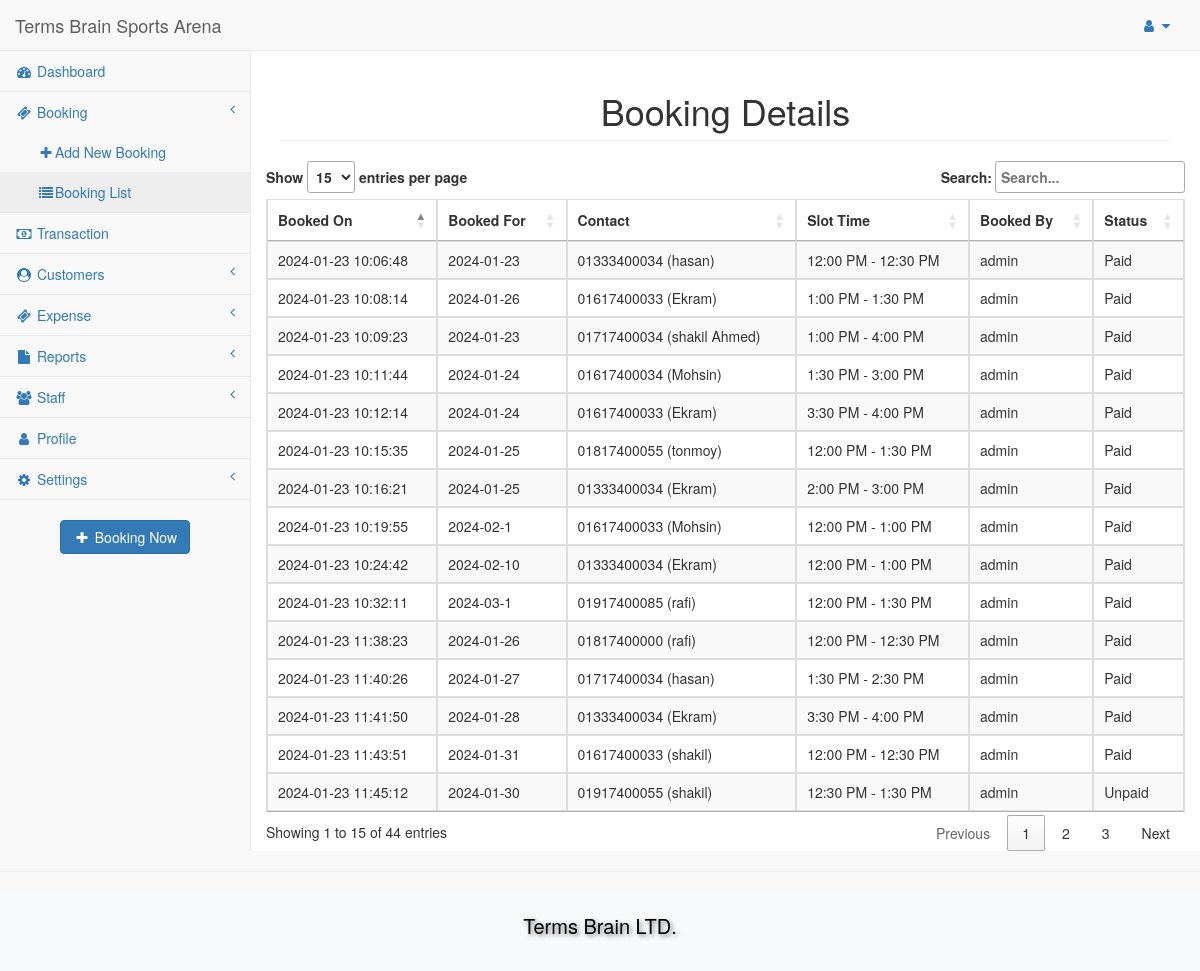
Screenshot of /bookingList.php (signed in) with the database file from the repository.
### tables this page shows
CREATE TABLE `setting` (
  `id` int(11) NOT NULL,
  `brand` varchar(255) DEFAULT NULL,
  `logo` varchar(255) DEFAULT NULL,
  `favicon` varchar(255) DEFAULT NULL,
  `email` varchar(255) DEFAULT NULL,
  `phone` varchar(255) DEFAULT NULL,
  `social` varchar(255) DEFAULT NULL,
  `location` varchar(255) DEFAULT NULL,
  `created_at` timestamp NOT NULL DEFAULT current_timestamp(),
  `updated_at` datetime DEFAULT current_timestamp() ON UPDATE current_timestamp()
);

CREATE TABLE `booking` (
  `id` int(11) NOT NULL,
  `date` varchar(255) DEFAULT NULL,
  `user_id` int(11) DEFAULT NULL,
  `transaction_id` int(11) DEFAULT NULL,
  `start_slot_id` int(11) DEFAULT NULL,
  `end_slot_id` int(11) DEFAULT NULL,
  `reference_id` int(11) DEFAULT NULL,
  `status` int(11) DEFAULT NULL,
  `created_at` timestamp NOT NULL DEFAULT current_timestamp(),
  `updated_at` datetime DEFAULT current_timestamp() ON UPDATE current_timestamp()
);

CREATE TABLE `customers` (
  `id` int(11) NOT NULL,
  `name` varchar(255) DEFAULT NULL,
  `phone` varchar(14) DEFAULT NULL,
  `created_at` timestamp NOT NULL DEFAULT current_timestamp(),
  `updated_at` datetime DEFAULT current_timestamp() ON UPDATE current_timestamp()
);

CREATE TABLE `slot_management` (
  `id` int(11) NOT NULL,
  `name` varchar(255) DEFAULT NULL,
  `start_time` varchar(255) DEFAULT NULL,
  `end_time` varchar(255) DEFAULT NULL,
  `status` int(11) DEFAULT NULL,
  `created_at` timestamp NOT NULL DEFAULT current_timestamp(),
  `updated_at` datetime DEFAULT current_timestamp() ON UPDATE current_timestamp()
);

### bookingList.php (the view, shortened to what this page needs)
<?php
include 'connection.php';
include_once('includes/header.php');
?>
<div id="page-wrapper">
    <div class="row">
        <div class="col-lg-12">
            <h1 class="page-header text-center">Booking Details</h1>
        </div>
    </div>
    <div class="row">
        <div class="table-responsive">
            <table id="yourTableID" class="table table-striped table-bordered">
                <thead>
                    <th>Booked On</th>
                    <th>Booked For</th>
                    <th>Contact</th>
                    <th>Slot Time</th>
                    <th>Booked By</th>
                    <th>Status</th>
                </thead>
                <tbody>
                    <?php
                    $query = "SELECT booking.id as booking_id,
                    booking.created_at as booked_on_date,
                        booking.date as booking_date,
                        authentication.name as ref_name,
                        transaction.status as transaction_status,
                        customers.name as cus_name,
                        customers.phone as phone,
                        start_slot.start_time as start_time,
                        end_slot.end_time as end_time
                 FROM booking
                 LEFT JOIN authentication ON booking.reference_id = authentication.id
                 LEFT JOIN customers ON booking.user_id = customers.id
                 LEFT JOIN transaction ON booking.transaction_id = transaction.id
                 LEFT JOIN slot_management AS start_slot ON booking.start_slot_id = start_slot.id
                 LEFT JOIN slot_management AS end_slot ON booking.end_slot_id = end_slot.id";
                    $sql = mysqli_query($conn, $query);
                    while ($row = mysqli_fetch_array($sql)) { ?>
                        <tr>
                                <td><?php echo $row['booked_on_date']; ?></td>
                            <td><?php echo $row['booking_date']; ?></td>
                            <td><?php echo $row['phone']; ?> (<?php echo $row['cus_name']; ?>)</td>
                            <td><?php echo $row['start_time']; ?> - <?php echo $row['end_time']; ?></td>
                            <td><?php echo $row['ref_name']; ?></td>
                            <td><?php echo ($row['transaction_status'] == 0) ? 'Unpaid' : 'Paid'; ?></td>
                        </tr>
                    <?php
                    }
                    ?>
                </tbody>
            </table>
        </div>
    </div>
</div>
<link rel="stylesheet" type="text/css" href="https://cdn.datatables.net/1.10.24/css/jquery.dataTables.min.css">
<link rel="stylesheet" type="text/css" href="https://cdn.datatables.net/responsive/2.2.9/css/responsive.dataTables.min.css">
<link rel="stylesheet" type="text/css" href="https://cdn.datatables.net/1.10.24/css/jquery.dataTables.min.css">
<link rel="stylesheet" type="text/css" href="https://cdn.datatables.net/buttons/2.4.2/css/buttons.dataTables.min.css">
<?php include_once('includes/footer.php'); ?>

### includes/header.php (shortened to what this page needs)
<!DOCTYPE html>
<html lang="en">
<head>
    <?php
    include 'connection.php';
    $query = "SELECT * FROM setting where id=1";
    $result = mysqli_query($conn, $query);
    if ($result && $row = mysqli_fetch_assoc($result)) {
        $brand = $row['brand'];
    } else {
        $brand = "Terms Brain Turf Booking Administrator";
        $logo = "assets/uploads/logo.jpg";
        $favicon = "assets/uploads/favicon.jpg";
    }
    ?>
    <link rel="stylesheet" href="assets/css/bootstrap.min.css" />
    <link href="assets/js/metisMenu/metisMenu.min.css" rel="stylesheet">
    <link href="assets/css/booking.css" rel="stylesheet">
    <link href="assets/css/style.css" rel="stylesheet">
    <link href="assets/css/sb-admin-2.css" rel="stylesheet">
    <link href="assets/fonts/font-awesome/css/font-awesome.min.css" rel="stylesheet" type="text/css">
    <link rel="stylesheet" type="text/css" href="https://cdn.datatables.net/1.10.24/css/jquery.dataTables.css">
</head>
<body>
    <div id="wrapper">
        <nav class="navbar navbar-default navbar-static-top" role="navigation" style="margin-bottom: 0">
            <div class="navbar-header">
                <a class="navbar-brand" href="index.php"><?php echo $brand; ?></a>
            </div>
            <ul class="nav navbar-top-links navbar-right">
                <li class="dropdown">
                    <a class="dropdown-toggle" data-toggle="dropdown" href="#">
                        <i class="fa fa-user fa-fw"></i> <i class="fa fa-caret-down"></i>
                    </a>
                </li>
            </ul>
            <div class="navbar-default sidebar" role="navigation">
                <div class="sidebar-nav navbar-collapse">
                    <ul class="nav" id="side-menu">
                        <li>
                            <a href="index.php"><i class="fa fa-dashboard fa-fw"></i> Dashboard</a>
                        </li>
                        <li>
                            <a href="#"><i class="fa fa-ticket fa-fw"></i> Booking <span class="fa arrow"></span></a>
                            <ul class="nav nav-second-level">
                                <li>
                                    <a href="bookingManagement.php"><i class="fa fa-plus fa-fw"></i>Add New Booking</a>
                                </li>
                                <li>
                                    <a href="bookingList.php"><i class="fa fa-list fa-fw"></i>Booking List</a>
                                </li>
                            </ul>
                        </li>
                        <li>
                            <a href="transaction.php"><i class="fa fa-money fa-fw"></i> Transaction</a>
                        </li>
                        <li>
                            <a href="#"><i class="fa fa-user-circle fa-fw"></i> Customers<span class="fa arrow"></span></a>
                        </li>
                        <li>
                            <a href="#"><i class="fa fa-ticket fa-fw"></i> Expense <span class="fa arrow"></span></a>
                        </li>
                        <li>
                            <a href="#"><i class="fa fa-file fa-fw"></i> Reports <span class="fa arrow"></span></a>
                        </li>
                        <li>
                            <a href="#"><i class="fa fa-users fa-fw"></i> Staff<span class="fa arrow"></span></a>
                        </li>
                        <li>
                            <a href="profile.php"><i class="fa fa-user fa-fw"></i> Profile</a>
                        </li>
                        <li>
                            <a href="#"><i class="fa fa-gear fa-fw"></i> Settings<span class="fa arrow"></span></a>
                        </li>
                    </ul>
                    <div class="text-center" style="margin-top: 20px;">
                        <a class="btn btn-primary" href="bookingManagement.php"><i class="fa fa-plus fa-fw"></i> Booking Now</a>
                    </div>
                </div>
            </div>
        </nav>
    </div>

### assets/css/sb-admin-2.css (style rules this page uses)
body { background-color: #f8f8f8; }
#wrapper { width: 100%; }
#page-wrapper { padding: 0 15px; min-height: 568px; background-color: white; }
@media (min-width: 768px) { #page-wrapper { position: inherit; margin: 0 0 0 250px; padding: 0 30px; border-left: 1px solid #e7e7e7; } }
.navbar-top-links { margin-right: 0; }
.navbar-top-links li { display: inline-block; }
.navbar-top-links li:last-child { margin-right: 15px; }
.navbar-top-links li a { padding: 15px; min-height: 50px; }
.sidebar .sidebar-nav.navbar-collapse { padding-left: 0; padding-right: 0; }
.sidebar ul li { border-bottom: 1px solid #e7e7e7; }
.sidebar ul li a.active { background-color: #eeeeee; }
.sidebar .arrow { float: right; }
.sidebar .fa.arrow:before { content: "\f104"; }
.sidebar .nav-second-level li, .sidebar .nav-third-level li { border-bottom: none !important; }
.sidebar .nav-second-level li a { padding-left: 37px; }
@media (min-width: 768px) { .sidebar { z-index: 1; position: absolute; width: 250px; margin-top: 51px; } }

### rows the page displays
setting: brand "Terms Brain Sports Arena"
booking: created_at "2024-01-23 10:06:48", date "2024-01-23", user.phone "01333400034", user.name "hasan", start_slot.start_time "12:00 PM", start_slot.end_time "12:30 PM", reference.name "admin", shows "Paid"
booking: created_at "2024-01-23 10:08:14", date "2024-01-26", user.phone "01617400033", user.name "Ekram", start_slot.start_time "1:00 PM", start_slot.end_time "1:30 PM", reference.name "admin", shows "Paid"
booking: created_at "2024-01-23 10:09:23", date "2024-01-23", user.phone "01717400034", user.name "shakil Ahmed", start_slot.start_time "1:00 PM", end_slot.end_time "4:00 PM", reference.name "admin", shows "Paid"
booking: created_at "2024-01-23 10:11:44", date "2024-01-24", user.phone "01617400034", user.name "Mohsin", start_slot.start_time "1:30 PM", end_slot.end_time "3:00 PM", reference.name "admin", shows "Paid"
booking: created_at "2024-01-23 10:12:14", date "2024-01-24", user.phone "01617400033", user.name "Ekram", start_slot.start_time "3:30 PM", start_slot.end_time "4:00 PM", reference.name "admin", shows "Paid"
booking: created_at "2024-01-23 10:15:35", date "2024-01-25", user.phone "01817400055", user.name "tonmoy", start_slot.start_time "12:00 PM", end_slot.end_time "1:30 PM", reference.name "admin", shows "Paid"
booking: created_at "2024-01-23 10:16:21", date "2024-01-25", user.phone "01333400034", user.name "Ekram", start_slot.start_time "2:00 PM", end_slot.end_time "3:00 PM", reference.name "admin", shows "Paid"
booking: created_at "2024-01-23 10:19:55", date "2024-02-1", user.phone "01617400033", user.name "Mohsin", start_slot.start_time "12:00 PM", end_slot.end_time "1:00 PM", reference.name "admin", shows "Paid"
booking: created_at "2024-01-23 10:24:42", date "2024-02-10", user.phone "01333400034", user.name "Ekram", start_slot.start_time "12:00 PM", end_slot.end_time "1:00 PM", reference.name "admin", shows "Paid"
booking: created_at "2024-01-23 10:32:11", date "2024-03-1", user.phone "01917400085", user.name "rafi", start_slot.start_time "12:00 PM", end_slot.end_time "1:30 PM", reference.name "admin", shows "Paid"
booking: created_at "2024-01-23 11:38:23", date "2024-01-26", user.phone "01817400000", user.name "rafi", start_slot.start_time "12:00 PM", start_slot.end_time "12:30 PM", reference.name "admin", shows "Paid"
booking: created_at "2024-01-23 11:40:26", date "2024-01-27", user.phone "01717400034", user.name "hasan", start_slot.start_time "1:30 PM", end_slot.end_time "2:30 PM", reference.name "admin", shows "Paid"
booking: created_at "2024-01-23 11:41:50", date "2024-01-28", user.phone "01333400034", user.name "Ekram", start_slot.start_time "3:30 PM", start_slot.end_time "4:00 PM", reference.name "admin", shows "Paid"
booking: created_at "2024-01-23 11:43:51", date "2024-01-31", user.phone "01617400033", user.name "shakil", start_slot.start_time "12:00 PM", start_slot.end_time "12:30 PM", reference.name "admin", shows "Paid"
booking: created_at "2024-01-23 11:45:12", date "2024-01-30", user.phone "01917400055", user.name "shakil", start_slot.start_time "12:30 PM", end_slot.end_time "1:30 PM", reference.name "admin", shows "Unpaid"
